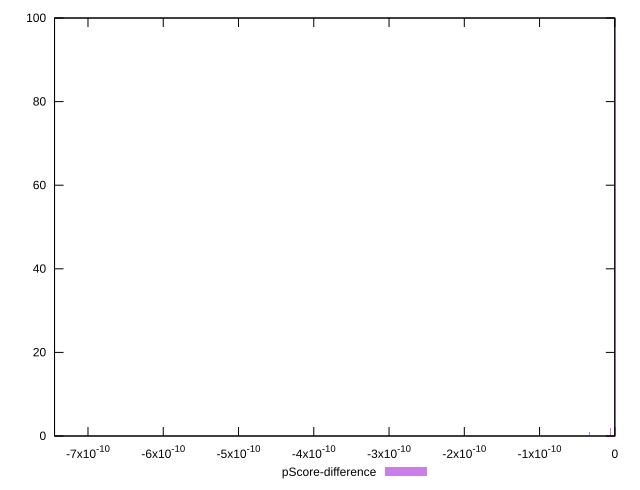

Here is the gnuplot script that generated this plot:
reset

$pScoreDifference <<EOF
0 96
-5.377288003843984e-12 2
-7.447543885323918e-10 1
-3.3608050024024905e-11 1
EOF

set key outside below
set boxwidth 1.344322000960996e-12
set xrange [-7.444588279170716e-10:0]
set yrange [0:100]
set trange [0:100]
set style fill transparent solid 0.5 noborder
set terminal svg size 640, 490 enhanced background rgb 'white'
set output "report_00021_2021-02-20T09:16:39.615Z/total-blocking-time/samples/pages+cached+noadtech+nomedia+nocss/pScore-difference/histogram.svg"

plot $pScoreDifference title "pScore-difference" with boxes

reset
